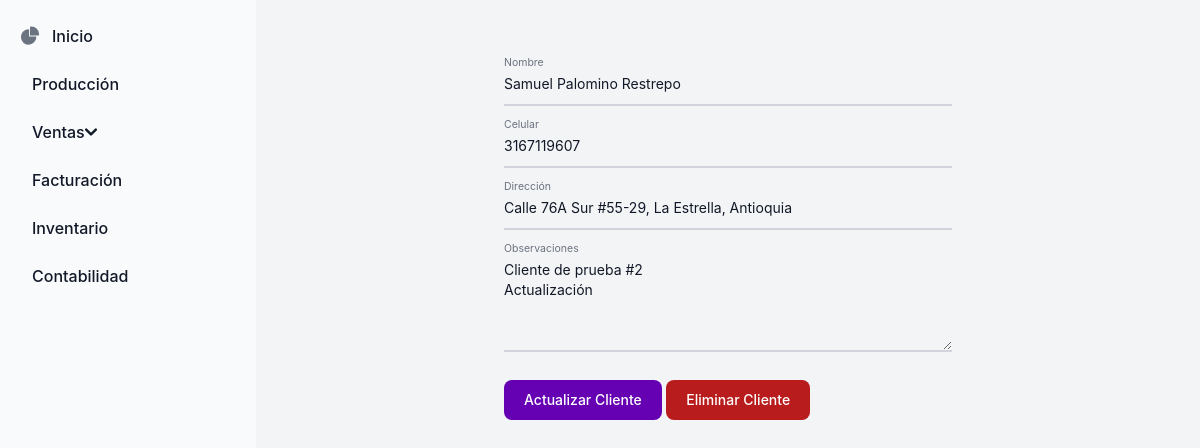
Page /core/clientes/editar/2/ on the committed database.
### core/models.py (models this page shows, shortened)
class Cliente(models.Model):
    id = models.AutoField(primary_key=True)
    nombre = models.CharField(max_length=100)
    celular = models.CharField(max_length=10)
    direccion = models.TextField(max_length=100)
    observaciones = models.TextField(blank=True, null=True, max_length=1000)

### core/views.py (the view)
# urls.py: path('clientes/editar/<int:cliente_id>/', views.editar_cliente, name='editar_cliente'),
def editar_cliente(request, cliente_id):
    cliente = models.Cliente.objects.get(id=cliente_id)
    if request.method == 'POST':
        if 'update' in request.POST:
            form = forms.ClienteForm(request.POST, instance=cliente)
            if form.is_valid():
                form.save()
                messages.warning(request, "Cliente actualizado exitosamente.")
                return redirect('listar_clientes')
        elif 'delete' in request.POST:
            cliente.delete()
            messages.warning(request, "Cliente eliminado exitosamente.")
            return redirect('listar_clientes')
    else:
        form = forms.ClienteForm(instance=cliente)
    return render(request, 'core/editar_cliente.html',
                  {'form': form, 'cliente': cliente})

### core/forms.py
class ClienteForm(forms.ModelForm):
    class Meta:
        model = Cliente
        fields = ['nombre', 'celular', 'direccion', 'observaciones']
        widgets = {
            'nombre': forms.TextInput(attrs={'class': 'form-control'}),
            'celular': forms.TextInput(attrs={'class': 'form-control'}),
            'direccion': forms.Textarea(attrs={'class': 'form-control',
                                               'rows': 3}),
            'observaciones': forms.Textarea(attrs={'class': 'form-control',
                                                   'rows': 2}),
        }

### core/templates/core/editar_cliente.html (shortened to what this page needs)
{% extends "_base.html" %}
{% block content %}
<form class="max-w-md mx-auto mt-12" method="POST">
    <div class="relative z-0 w-full mb-5 group">
        <input type="text" name="nombre" id="nombre" value="{{ form.nombre.value|default:cliente.nombre }}" class="block py-2.5 px-0 w-full text-sm text-gray-900 bg-transparent border-0 border-b-2 border-gray-300 appearance-none dark:text-white dark:border-gray-600 dark:focus:border-secondary-500 focus:outline-none focus:ring-0 focus:border-secondary-600 peer" placeholder=" " required />
        <label for="nombre" class="peer-focus:font-medium absolute text-sm text-gray-500 dark:text-gray-400 duration-300 transform -translate-y-6 scale-75 top-3 -z-10 origin-[0] peer-focus:start-0 rtl:peer-focus:translate-x-1/4 peer-focus:text-secondary-600 peer-focus:dark:text-secondary-500 peer-placeholder-shown:scale-100 peer-placeholder-shown:translate-y-0 peer-focus:scale-75 peer-focus:-translate-y-6">Nombre</label>
    </div>
    <div class="relative z-0 w-full mb-5 group">
        <input type="tel" name="celular" id="celular" value="{{ form.celular.value|default:cliente.celular }}" pattern="[0-9]{10}" class="block py-2.5 px-0 w-full text-sm text-gray-900 bg-transparent border-0 border-b-2 border-gray-300 appearance-none dark:text-white dark:border-gray-600 dark:focus:border-secondary-500 focus:outline-none focus:ring-0 focus:border-secondary-600 peer" placeholder=" " required />
        <label for="celular" class="peer-focus:font-medium absolute text-sm text-gray-500 dark:text-gray-400 duration-300 transform -translate-y-6 scale-75 top-3 -z-10 origin-[0] peer-focus:start-0 rtl:peer-focus:translate-x-1/4 peer-focus:text-secondary-600 peer-focus:dark:text-secondary-500 peer-placeholder-shown:scale-100 peer-placeholder-shown:translate-y-0 peer-focus:scale-75 peer-focus:-translate-y-6">Celular</label>
    </div>
    <div class="relative z-0 w-full mb-5 group">
        <input type="text" name="direccion" id="direccion" value="{{ form.direccion.value|default:cliente.direccion }}" class="block py-2.5 px-0 w-full text-sm text-gray-900 bg-transparent border-0 border-b-2 border-gray-300 appearance-none dark:text-white dark:border-gray-600 dark:focus:border-secondary-500 focus:outline-none focus:ring-0 focus:border-secondary-600 peer" placeholder=" " required />
        <label for="direccion" class="peer-focus:font-medium absolute text-sm text-gray-500 dark:text-gray-400 duration-300 transform -translate-y-6 scale-75 top-3 -z-10 origin-[0] peer-focus:start-0 rtl:peer-focus:translate-x-1/4 peer-focus:text-secondary-600 peer-focus:dark:text-secondary-500 peer-placeholder-shown:scale-100 peer-placeholder-shown:translate-y-0 peer-focus:scale-75 peer-focus:-translate-y-6">Dirección</label>
    </div>
    <div class="relative z-0 w-full mb-5 group">
        <textarea name="observaciones" id="observaciones" rows="4" class="block py-2.5 px-0 w-full text-sm text-gray-900 bg-transparent border-0 border-b-2 border-gray-300 appearance-none dark:text-white dark:border-gray-600 dark:focus:border-secondary-500 focus:outline-none focus:ring-0 focus:border-secondary-600 peer" placeholder="">{{ form.observaciones.value|default:cliente.observaciones }}</textarea>
        <label for="observaciones" class="peer-focus:font-medium absolute text-sm text-gray-500 dark:text-gray-400 duration-300 transform -translate-y-6 scale-75 top-3 -z-10 origin-[0] peer-focus:start-0 rtl:peer-focus:translate-x-1/4 peer-focus:text-secondary-600 peer-focus:dark:text-secondary-500 peer-placeholder-shown:scale-100 peer-placeholder-shown:translate-y-0 peer-focus:scale-75 peer-focus:-translate-y-6">Observaciones</label>
    </div>
    <button type="submit" name="update" class="text-white bg-secondary-700 hover:bg-secondary-800 focus:ring-4 focus:outline-none focus:ring-secondary-300 font-medium rounded-lg text-sm w-full sm:w-auto px-5 py-2.5 text-center dark:bg-secondary-600 dark:hover:bg-secondary-700 dark:focus:ring-secondary-800">Actualizar Cliente</button>
    <button type="submit" name="delete" class="text-white bg-red-700 hover:bg-red-800 focus:ring-4 focus:outline-none focus:ring-red-300 font-medium rounded-lg text-sm w-full sm:w-auto px-5 py-2.5 text-center dark:bg-red-600 dark:hover:bg-red-700 dark:focus:ring-red-800 mt-2">Eliminar Cliente</button>
</form>
{% endblock content %}

### rows in the picture
Cliente: nombre "Samuel Palomino Restrepo", celular "3167119607", direccion "Calle 76A Sur #55-29, La Estrella, Antioquia", observaciones "Cliente de prueba #2 Actualización"
